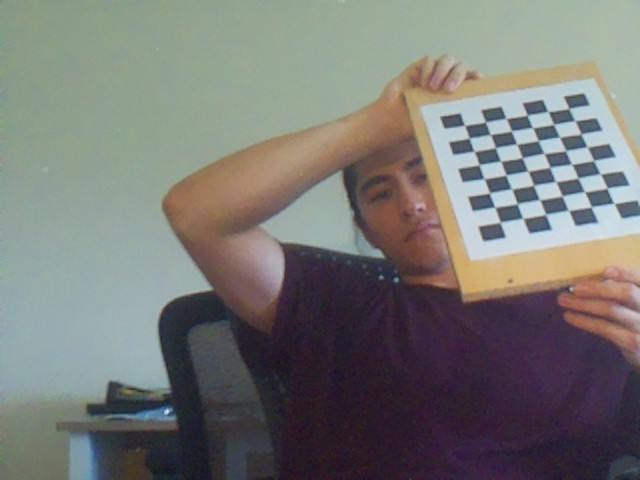
#> input picture cameraMatrix/images/image17e.jpg, 640 x 480 px
$ python test.py
#> lines starting #> are read from the running program, lines starting #| are printed output that depends on the picture
import os
import cv2
import numpy as np

img = cv2.imread('images/image17e.jpg')
#> img is the input picture: shape (480, 640, 3); mean B, G, R 116.6, 119.8, 119.7
cv2.imshow('Distorted', img)
cv2.moveWindow('Distorted', 500, 100)
mtx = np.array( [[1.29387823e+03, 0.00000000e+00, 2.99094538e+02],[0.00000000e+00, 1.29307613e+03, 2.56401215e+02],[0.00000000e+00, 0.00000000e+00, 1.00000000e+00]])
dist = np.array( [[ 2.16509127e-01, -1.40474548e+00,  5.43486820e-03, -9.72788009e-03, 9.25525206e+00]])
dst = cv2.undistort(img, mtx, dist, None)
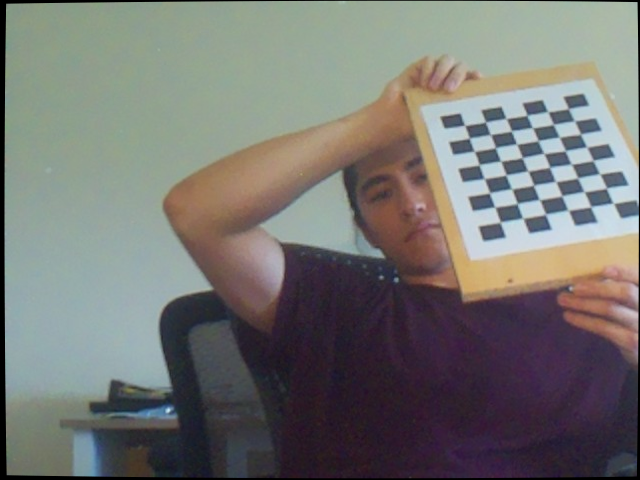
#> dst: shape (480, 640, 3); mean B, G, R 114.3, 117.4, 117.5
gray = cv2.cvtColor(dst, cv2.COLOR_BGR2GRAY)
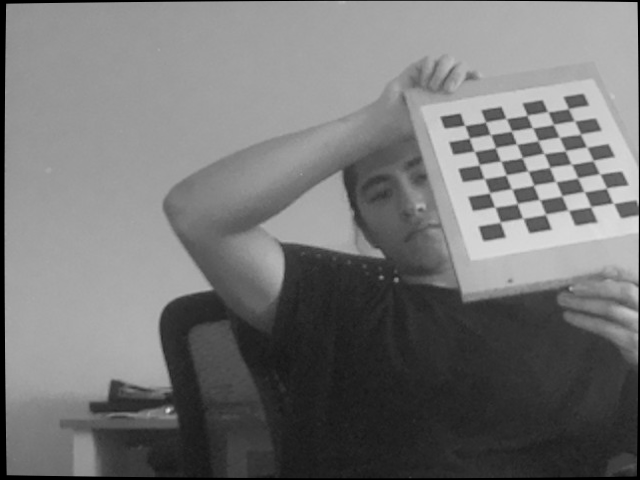
#> gray: shape (480, 640); min 0, max 222, mean 117.1
lines = cv2.HoughLines(gray, 1, np.pi/180, 120, np.array([]))
for line in lines:
    rho, theta = line[0]
    a = np.cos(theta)
    b = np.sin(theta)
    x0 = a*rho
    y0 = b*rho
    x1 = int(x0 + 1000*(-b))
    y1 = int(y0 + 1000*(a))
    x2 = int(x0 - 1000*(-b))
    y2 = int(y0 - 1000)
#> this loop made 7912 passes
#> (rho, theta, a, x0, y0, x1, y1, x2) on passes 1 to 3: (436, 0.785, 0.707, 308.3, 308.3, -398, 1015, 1015), (438, 0.785, 0.707, 309.7, 309.7, -397, 1016, 1016), (441, 0.785, 0.707, 311.8, 311.8, -395, 1018, 1018)
cv2.line(gray, (x1, y1), (x2, y2), (0, 0, 255), 10)
cv2.imshow("Lines", gray)
cv2.moveWindow("Lines", 1000, 200)
cv2.imshow('image', dst)

while True:
    if cv2.waitKey(1)==ord('q'):
#> (key q is pressed here)
        break
cv2.destroyAllWindows()


cv2.spatialGradient

$ run again, with cameraMatrix/images/image0e.jpg copied over cameraMatrix/images/image17e.jpg
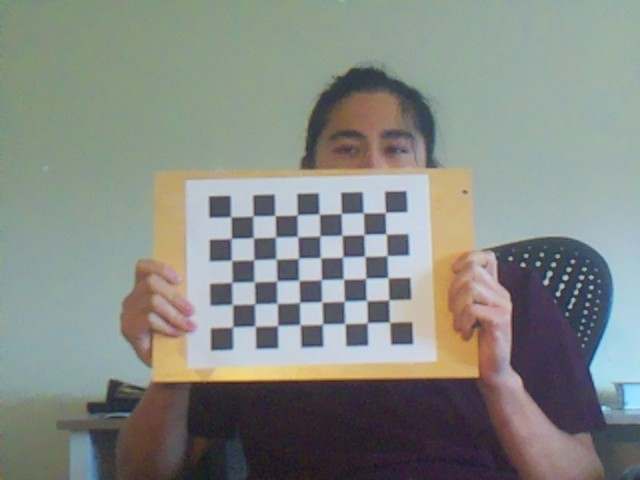
#> input picture cameraMatrix/images/image0e.jpg, 640 x 480 px
#> img is the input picture: shape (480, 640, 3); mean B, G, R 132.1, 137.5, 132.7
#> `dst = cv2.undistort(img, mtx, dist, None)`:
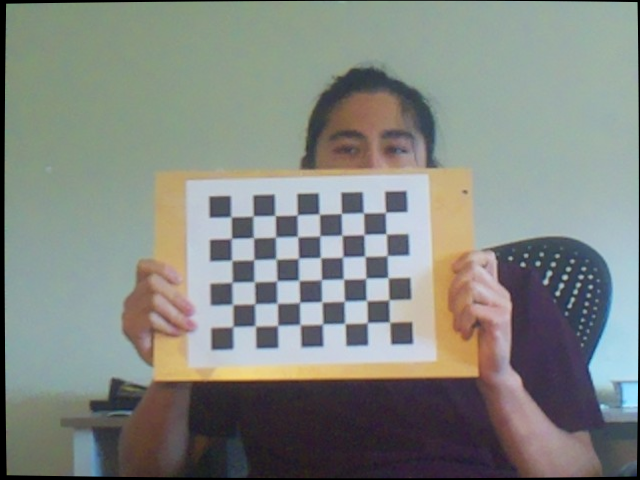
#> dst: shape (480, 640, 3); mean B, G, R 129.8, 135, 130.3
#> `gray = cv2.cvtColor(dst, cv2.COLOR_BGR2GRAY)`:
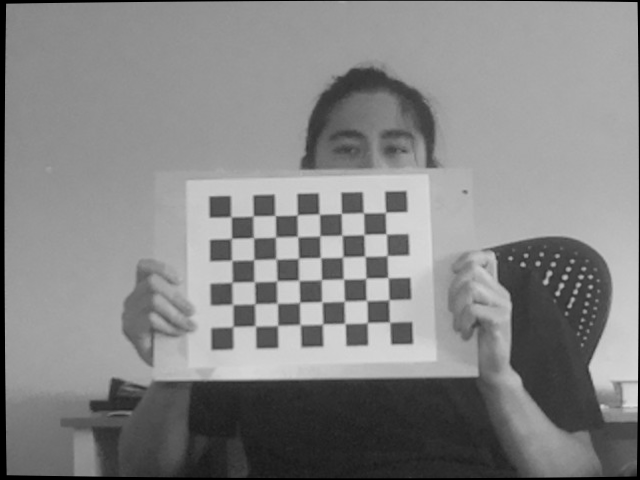
#> gray: shape (480, 640); min 0, max 222, mean 133
#> the loop `for line in lines:` made 7912 passes
#> (rho, theta, a, x0, y0, x1, y1, x2) on passes 1 to 3: (436, 0.785, 0.707, 308.3, 308.3, -398, 1015, 1015), (438, 0.785, 0.707, 309.7, 309.7, -397, 1016, 1016), (441, 0.785, 0.707, 311.8, 311.8, -395, 1018, 1018)

$ run again, with cameraMatrix/images/image10e.jpg copied over cameraMatrix/images/image17e.jpg
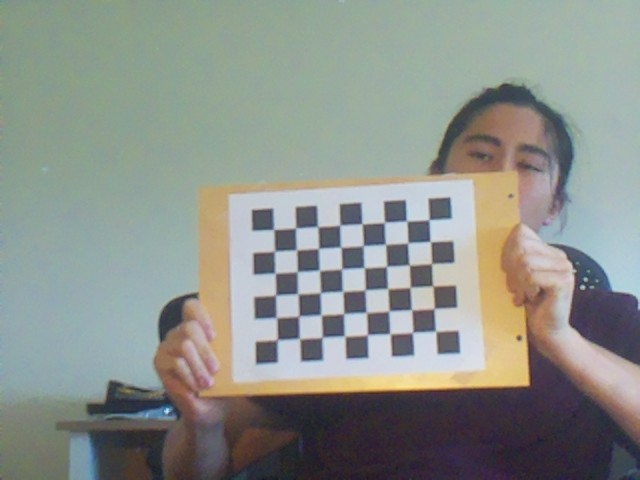
#> input picture cameraMatrix/images/image10e.jpg, 640 x 480 px
#> img is the input picture: shape (480, 640, 3); mean B, G, R 139, 144.9, 139.7
#> `dst = cv2.undistort(img, mtx, dist, None)`:
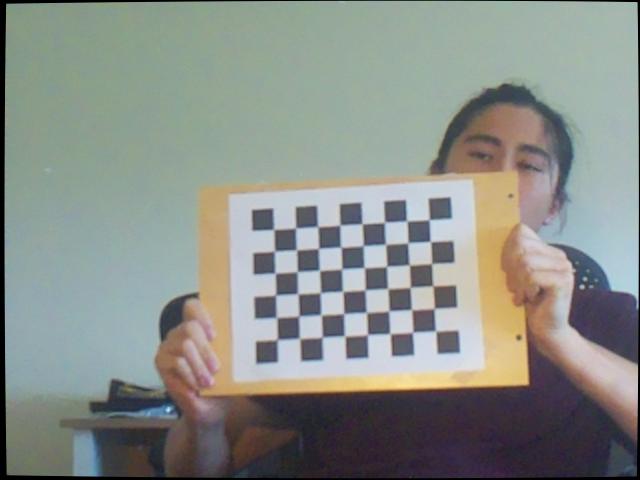
#> dst: shape (480, 640, 3); mean B, G, R 136.6, 142.3, 137.2
#> `gray = cv2.cvtColor(dst, cv2.COLOR_BGR2GRAY)`:
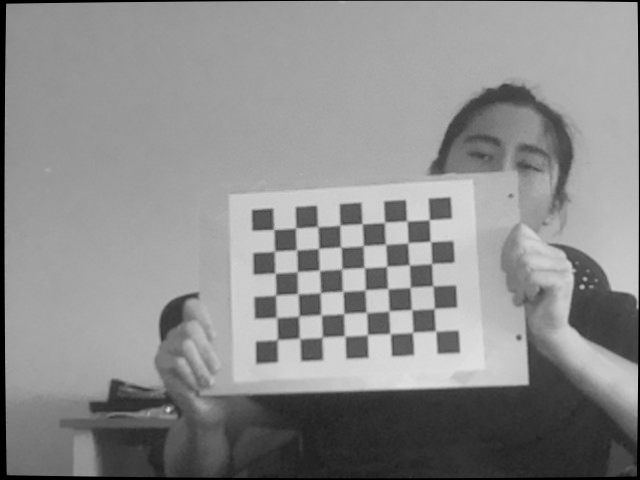
#> gray: shape (480, 640); min 0, max 225, mean 140.1
#> the loop `for line in lines:` made 7912 passes
#> (rho, theta, a, x0, y0, x1, y1, x2) on passes 1 to 3: (436, 0.785, 0.707, 308.3, 308.3, -398, 1015, 1015), (438, 0.785, 0.707, 309.7, 309.7, -397, 1016, 1016), (441, 0.785, 0.707, 311.8, 311.8, -395, 1018, 1018)

$ run again, with cameraMatrix/images/image19e.jpg copied over cameraMatrix/images/image17e.jpg
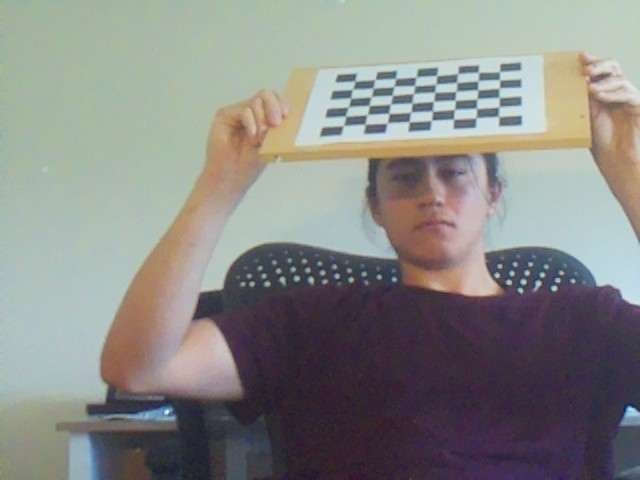
#> input picture cameraMatrix/images/image19e.jpg, 640 x 480 px
#> img is the input picture: shape (480, 640, 3); mean B, G, R 133, 136, 135.8
#> `dst = cv2.undistort(img, mtx, dist, None)`:
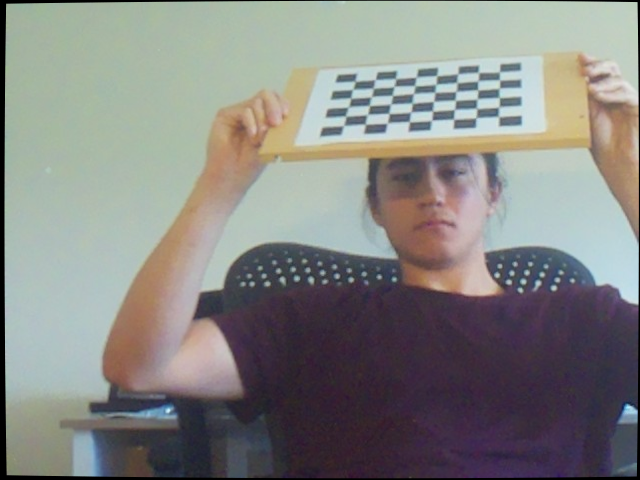
#> dst: shape (480, 640, 3); mean B, G, R 130.4, 133.4, 133.2
#> `gray = cv2.cvtColor(dst, cv2.COLOR_BGR2GRAY)`:
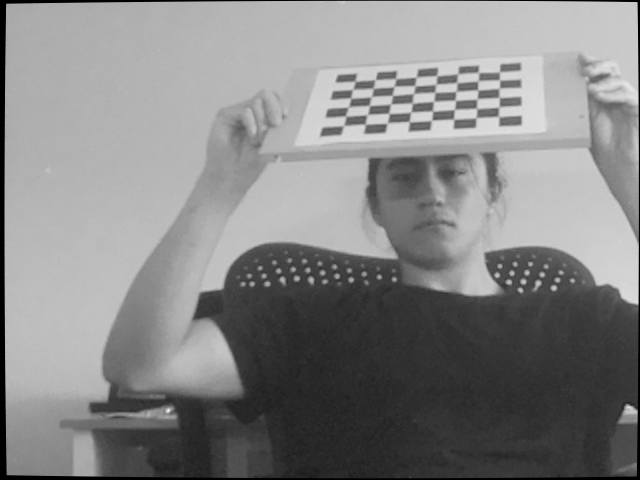
#> gray: shape (480, 640); min 0, max 233, mean 133
#> the loop `for line in lines:` made 7912 passes
#> (rho, theta, a, x0, y0, x1, y1, x2) on passes 1 to 3: (436, 0.785, 0.707, 308.3, 308.3, -398, 1015, 1015), (438, 0.785, 0.707, 309.7, 309.7, -397, 1016, 1016), (441, 0.785, 0.707, 311.8, 311.8, -395, 1018, 1018)
